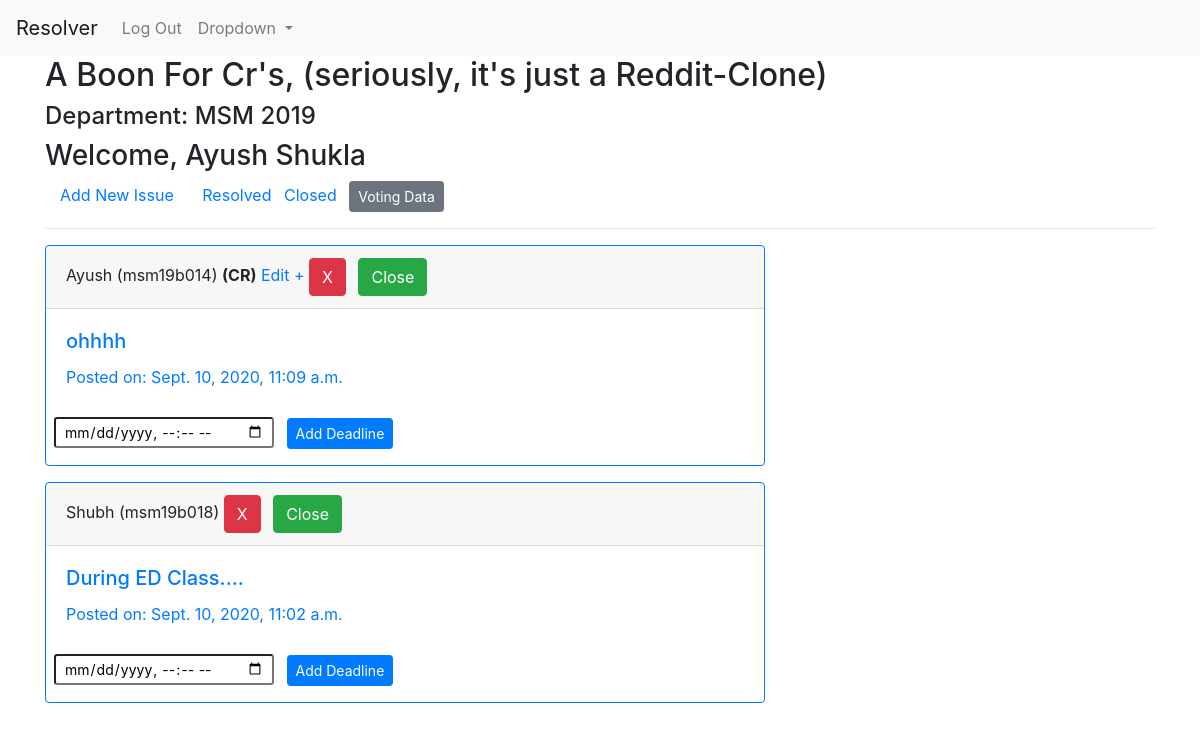
The app's page / (signed in), older data.
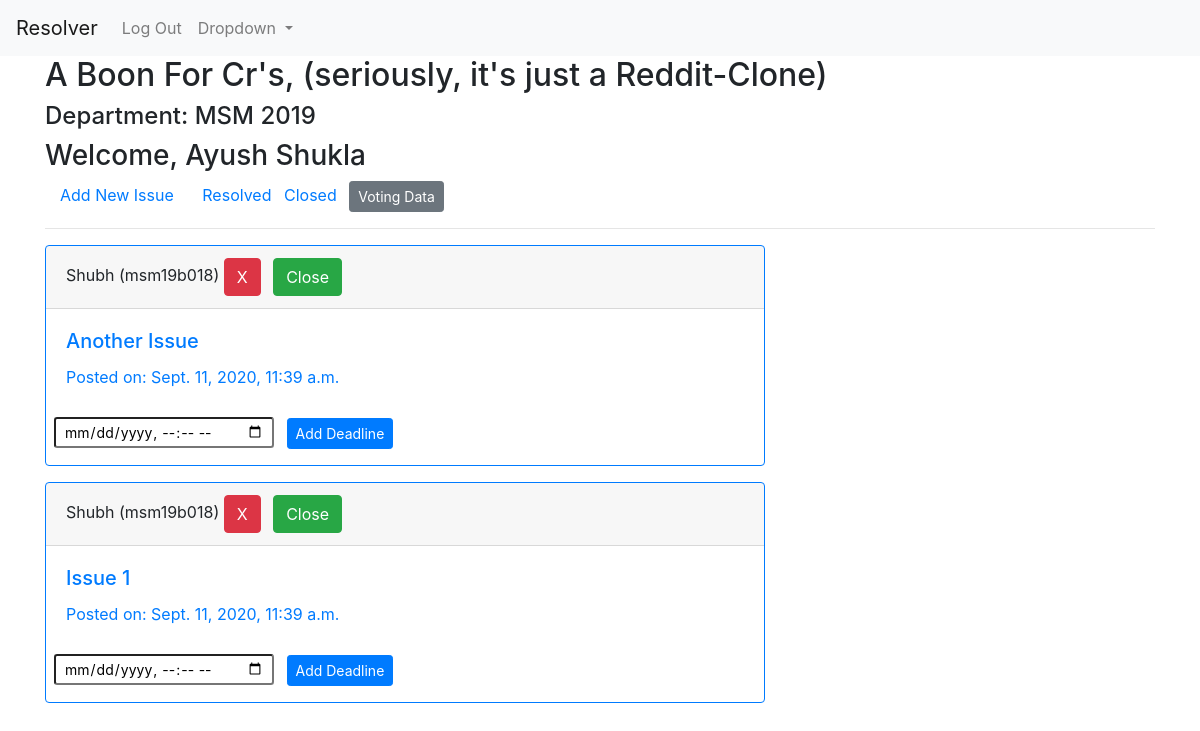
The same page, newer data.
### profiles/models.py (models this page shows, shortened)
class User(AbstractUser):
    pass

class UserInfo(models.Model):
    user = models.OneToOneField(User,on_delete=models.CASCADE,related_name='info')
    is_cr = models.BooleanField(default=False)
    department = models.CharField(max_length=3)
    join_year = models.CharField(max_length=4)
    institute = models.ForeignKey(Institute,on_delete=models.CASCADE,related_name='allusers')
    registered_on = models.DateTimeField(auto_now_add=True)
    total_upvotes = models.IntegerField(default=0)
    total_downvotes = models.IntegerField(default=0)
    total_novotes = models.IntegerField(default=0)
    class Meta:
        ordering = ['-total_upvotes','-total_downvotes','-total_novotes']

### reporter/models.py (models this page shows, shortened)
class Report(models.Model):
    user = models.ForeignKey(UserInfo,on_delete=models.CASCADE,blank=True)
    content = models.TextField('Issue')
    department = models.CharField(max_length=3,blank=True)
    year = models.CharField(max_length=4,blank=True)
    timestamp = models.DateTimeField(auto_now_add=True)
    updated = models.DateTimeField(auto_now=True)
    active = models.BooleanField(default=True)
    resolved = models.BooleanField(default=False)
    cr_line = models.CharField(max_length=256,null=True,blank=True)
    upvotes = models.IntegerField(default=0)
    downvotes = models.IntegerField(default=0)
    deadline = models.DateTimeField(null=True)
    class Meta:
        ordering = ['-timestamp']

### reporter/views.py (the view)
# urls.py: path('',views.index_view,name='index'),
def index_view(request):
    qs = []
    form = DeadlineForm()
    if request.user.is_authenticated:
        qs = Report.objects.filter(active=True,department=request.user.info.department,year=request.user.info.join_year,resolved=False)
    return render(request,'reporter/index.html',{'issue_list':qs,'form':form})

### reporter/forms.py
class DeadlineForm(forms.ModelForm):
    class Meta:
        model = Report
        fields = ['deadline']
        widgets = {
            'deadline': forms.DateTimeInput(attrs={'type':'datetime-local','class': 'form-control-sm'})
        }
        labels = {
            'deadline': ''
        }

### reporter/templates/reporter/index.html (shortened to what this page needs)
{% extends 'base.html' %}
{% load static %}
{% block content %}
<div>
    <h2>A Boon For Cr's, (seriously, it's just a Reddit-Clone)</h2>
    {% if request.user.is_authenticated %}
    <h4>Department: {{request.user.info.department|upper}} {{request.user.info.join_year}}</h4>
    <h3>Welcome, {{request.user.first_name}} {{request.user.last_name}}</h3>
    <div class="container">
        <a class="mr-3" href="{% url 'reporter:issue-form' %}">Add New Issue</a>
        <a class="mx-2" href="{% url 'reporter:resolved' %}">Resolved</a>
        {% if request.user.info.is_cr %}
        <a href="{% url 'reporter:close-stage' %}">Closed</a>
        <a class="ml-2 btn btn-secondary btn-sm" href="{% url 'reporter:voted-list' %}">Voting Data</a>
        {% endif %}
    </div>
    <hr>
    {% for issue in issue_list %}
    <div class="card border-primary mb-3" style="max-width: 45rem;">
        <div class="card-header">{{issue.user.user.first_name}} ({{issue.user.user.username}}) {% if issue.user.is_cr %}<strong>(CR)</strong>{% endif %}{% if request.user == issue.user.user %} <a href="{% url 'reporter:edit' issue.id %}">Edit +</a>{% endif %} {% if request.user.info.is_cr or request.user == issue.user.user %}<button type="button" class="btn btn-danger" data-toggle="modal" data-target="#deleteModal">X</button>{% endif %}{% if request.user.info.is_cr %} <a class="btn btn-success ml-2" href="{% url 'reporter:close-issue' issue.id %}">Close</a> {% endif %}</div>
        <div class="card-body text-primary">
          <h5 class="card-title">{{issue.content}}</h5>
          <p class="card-text">Posted on: {{issue.timestamp}}</p>
        </div>
        {% if issue.deadline %}
            <p class="deadline-date ml-2"><em>Deadline: </em>{{issue.deadline}}</p>
            {% if request.user.info.is_cr %}
            <p class="ml-3"><a class="btn btn-danger btn-sm" href="{% url 'reporter:remove-deadline' issue.id %}">Remove Deadline</a></p>
            {% endif %}
        {% else %}
            {% if request.user.info.is_cr %}
                <div class=" ml-2 mt-2 pb-3 deadline">
                    <form action="{% url 'reporter:add-deadline' %}" method="post">
                        {{form}}
                        <input class="ml-2 btn btn-primary btn-sm" type="submit" value="Add Deadline">
                    </form>
                </div>
            {% endif %}
        {% endif %}
    </div>
    {% empty %}
    <p class="lead">Woohoo, No Active Issues!</p>
    {% endfor %}
    {% else %}
    <p class="">Log In to Report Issues!</p>
    {% endif %}
</div>
{% endblock %}

### templates/base.html (shortened to what this page needs)
{% load static %}
<!doctype html>
<html lang="en">
  <head>
    <link rel="stylesheet" href="https://stackpath.bootstrapcdn.com/bootstrap/4.5.2/css/bootstrap.min.css">
    <link rel="stylesheet" href="{% static 'css/style.css' %}">
  </head>
  <body>
    <section>
      <nav class="navbar navbar-expand-lg navbar-light bg-light">
        <a class="navbar-brand" href="{% url 'reporter:index' %}">Resolver</a>
        <div class="collapse navbar-collapse" id="navbarSupportedContent">
          <ul class="navbar-nav mr-auto">
            {% if request.user.is_authenticated %}
            <li class="nav-item">
              <a class="nav-link" href="{% url 'account_logout' %}">Log Out</a>
            </li>
            {% endif %}
            <li class="nav-item dropdown">
              <a class="nav-link dropdown-toggle" href="#" id="navbarDropdown" role="button" data-toggle="dropdown" aria-haspopup="true" aria-expanded="false">
                Dropdown
              </a>
            </li>
          </ul>
        </div>
      </nav>
    </section>
    <div class="container">
      {% block content %} {% endblock %}
    </div>
  </body>
</html>

Row changes from the older to the newer data that the page shows:
removed Report: user.user.first_name "Ayush", user.user.username "msm19b014", shows "(CR)", shows "Edit +", content "ohhhh", timestamp "Sept. 10, 2020, 11:09 a.m."
removed Report: user.user.first_name "Shubh", user.user.username "msm19b018", content "During ED Class....", timestamp "Sept. 10, 2020, 11:02 a.m."
added Report: user.user.first_name "Shubh", user.user.username "msm19b018", content "Another Issue", timestamp "Sept. 11, 2020, 11:39 a.m."
added Report: user.user.first_name "Shubh", user.user.username "msm19b018", content "Issue 1", timestamp "Sept. 11, 2020, 11:39 a.m."
